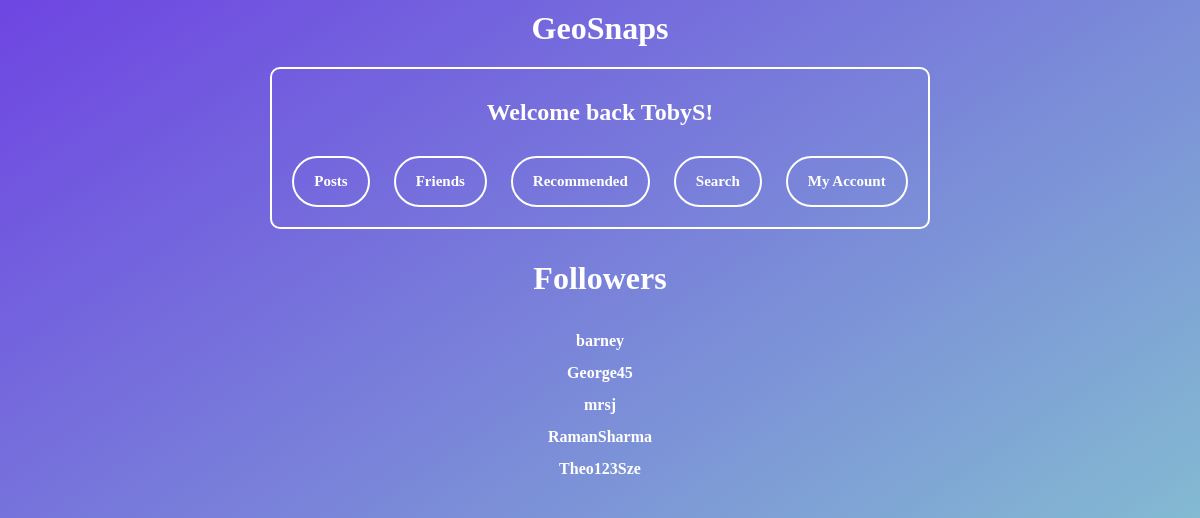
/followerlist?id=TobyS (signed in), run on the app's committed database.
### tables this page shows
CREATE TABLE "friendrequests" (
	"usersend"	TEXT,
	"userreceive"	TEXT,
	"status"	INTEGER DEFAULT 0
, "timesent"	TEXT);

### main.py (the view)
@web_site.route('/followerlist')
def followerlist():
    if "username" not in session:
        return redirect("/login")
    msg = ""
    username = session["username"]
    viewusername = request.args.get('id')
    con = sqlite3.connect('database.db')
    con.row_factory = sqlite3.Row
    sql = "SELECT * FROM friendrequests WHERE userreceive = ? AND status = 2"
    cursor = con.cursor()
    cursor.execute(sql, (viewusername,))
    rows = cursor.fetchall()
    usernames = []
    for row in rows:
        usernames.append(row['usersend'])
    usernames = mergesort(usernames)
    rows = sorted(rows, key=lambda x: usernames.index(x["usersend"].lower()))
    if rows == []:
        msg = "No followers...yet? :("
    return render_template("followerlist.html", rows=rows, username=username, msg=msg)

### templates/followerlist.html (shortened to what this page needs)
{% extends 'base.html' %}
{% block content %}
<h1>Followers</h1>
<div class="namelink">
  <table border = "1" class="centered-table">
    {% for row in rows %}
    <tr>
      {% if row["userreceive"] == username %}
        <td><a href ='/removefollower?id={{row["usersend"]}}'>{{row["usersend"]}}</a></td>
      {% else %}
        {% if row["usersend"] == username %}
          <td><a href ='/account'>{{row["usersend"]}}</a></td>
        {% else %}
          <td><a href ='/viewaccount?id={{row["usersend"]}}'>{{row["usersend"]}}</a></td>
        {% endif %}
      {% endif %}
    </tr>
    {% endfor %}
  </table>
</div>
{% endblock %}

### static/style.css (style rules this page uses)
body { background: linear-gradient(to bottom right, #6e45e2, #88d3ce); text-align: center; }
h1 { color:white; font-family:Verdana; }
a { font-weight:bold; text-decoration:none; margin:10px; }
.centered-table { margin: 0 auto; color:white; font-family:Verdana; border: 1px solid transparent; border-spacing: 10px; font-weight:bold; text-align: center; }

### templates/followerlist.html (style rules this page uses)
.namelink a { text-decoration: none; color: white; font-family:Verdana; }

### data on the page
friendrequests: usersend "barney"
friendrequests: usersend "George45"
friendrequests: usersend "mrsj"
friendrequests: usersend "RamanSharma"
friendrequests: usersend "Theo123Sze"

### other printed values
{{ session["username"] }} "TobyS"
